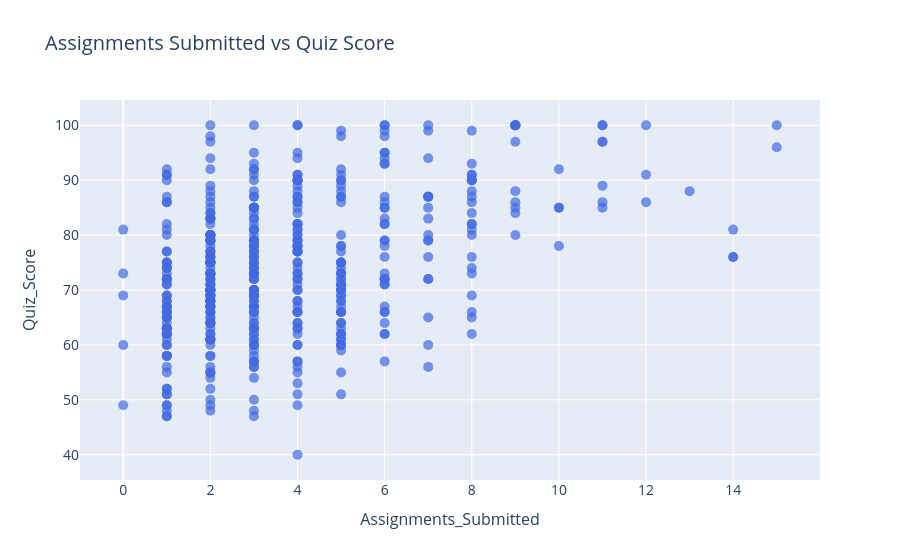

Here is the notebook cell this chart was saved with:
### Code cell
import pandas as pd
import plotly.express as px

df = pd.read_csv("online_learning_platform_dataset.csv")

fig = px.scatter(
    df,
    x="Assignments_Submitted",
    y="Quiz_Score",
    title="Assignments Submitted vs Quiz Score"
)

fig.update_traces(
    marker=dict(
        size=10,
        color="royalblue",
        opacity=0.7
    )
)

fig.update_xaxes(
    tickfont=dict(size=14),
    title_font=dict(size=16)
)

fig.update_yaxes(
    tickfont=dict(size=14),
    title_font=dict(size=16)
)

fig.update_layout(
    title_font=dict(size=20)
)

fig.show()

### Figure 1 — Plotly figure (JSON) as saved in the notebook; plotly's stock layout.template omitted (floating-point values rounded to 4 significant figures; data arrays with more than 128 entries replaced by an {"elided": "..."} marker saying what was removed)
{"data": [{"hovertemplate": "Assignments_Submitted=%{x}<br>Quiz_Score=%{y}<extra></extra>", "legendgroup": "", "marker": {"color": "royalblue", "opacity": 0.7, "size": 10, "symbol": "circle"}, "mode": "markers", "name": "", "orientation": "v", "showlegend": false, "type": "scatter", "x": {"elided": "500 int values"}, "xaxis": "x", "y": {"elided": "500 int values"}, "yaxis": "y"}], "layout": {"legend": {"tracegroupgap": 0}, "title": {"font": {"size": 20}, "text": "Assignments Submitted vs Quiz Score"}, "xaxis": {"anchor": "y", "domain": [0, 1], "tickfont": {"size": 14}, "title": {"font": {"size": 16}, "text": "Assignments_Submitted"}}, "yaxis": {"anchor": "x", "domain": [0, 1], "tickfont": {"size": 14}, "title": {"font": {"size": 16}, "text": "Quiz_Score"}}}}
